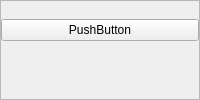
                  <widget class="QFrame" name="frame_joy_TurboA">
                   <property name="frameShape">
                    <enum>QFrame::StyledPanel</enum>
                   </property>
                   <property name="frameShadow">
                    <enum>QFrame::Sunken</enum>
                   </property>
                   <layout class="QVBoxLayout" name="verticalLayout_joy_TurboA">
                    <property name="spacing">
                     <number>0</number>
                    </property>
                    <property name="leftMargin">
                     <number>0</number>
                    </property>
                    <property name="topMargin">
                     <number>0</number>
                    </property>
                    <property name="rightMargin">
                     <number>0</number>
                    </property>
                    <property name="bottomMargin">
                     <number>0</number>
                    </property>
                    <item>
                     <widget class="pixmapPushButton" name="pushButton_joy_TurboA">
                      <property name="text">
                       <string notr="true">PushButton</string>
                      </property>
                      <property name="iconSize">
                       <size>
                        <width>21</width>
                        <height>21</height>
                       </size>
                      </property>
                     </widget>
                    </item>
                    <item>
                     <layout class="QHBoxLayout" name="horizontalLayout_joy_du_TurboA">
                      <property name="spacing">
                       <number>0</number>
                      </property>
                      <item>
                       <widget class="QPushButton" name="pushButton_joy_default_TurboA">
                        <property name="sizePolicy">
                         <sizepolicy hsizetype="Preferred" vsizetype="Fixed">
                          <horstretch>0</horstretch>
                          <verstretch>0</verstretch>
                         </sizepolicy>
                        </property>
                        <property name="toolTip">
                         <string>Default</string>
                        </property>
                        <property name="text">
                         <string notr="true"/>
                        </property>
                        <property name="icon">
                         <iconset resource="resources.qrc">
                          <normaloff>:/icon/icons/default.svgz</normaloff>:/icon/icons/default.svgz</iconset>
                        </property>
                        <property name="flat">
                         <bool>true</bool>
                        </property>
                       </widget>
                      </item>
                      <item>
                       <widget class="QPushButton" name="pushButton_joy_unset_TurboA">
                        <property name="sizePolicy">
                         <sizepolicy hsizetype="Preferred" vsizetype="Fixed">
                          <horstretch>0</horstretch>
                          <verstretch>0</verstretch>
                         </sizepolicy>
                        </property>
                        <property name="toolTip">
                         <string>Unset</string>
                        </property>
                        <property name="text">
                         <string notr="true"/>
                        </property>
                        <property name="icon">
                         <iconset resource="resources.qrc">
                          <normaloff>:/icon/icons/trash.svgz</normaloff>:/icon/icons/trash.svgz</iconset>
                        </property>
                        <property name="flat">
                         <bool>true</bool>
                        </property>
                       </widget>
                      </item>
                     </layout>
                    </item>
                   </layout>
                  </widget>
